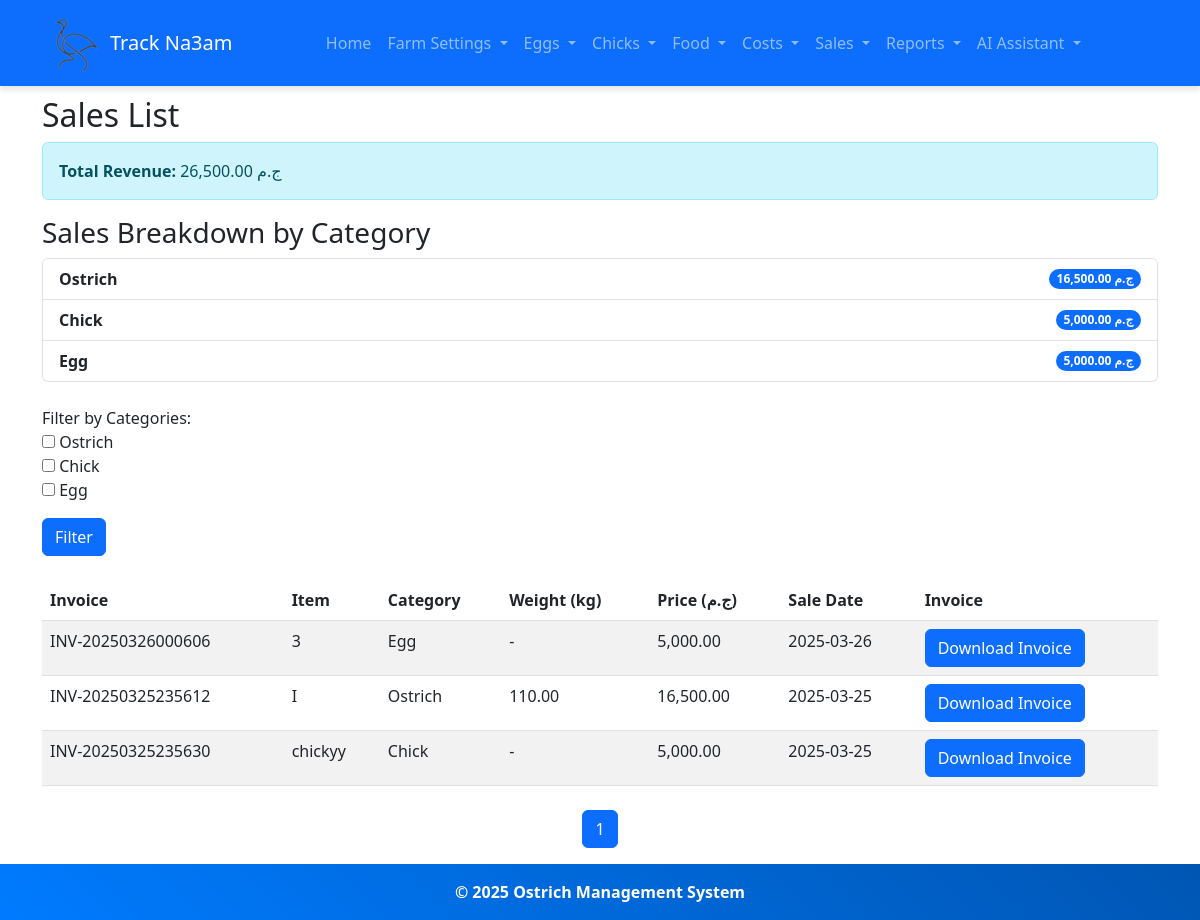
/sales/list/, run on the app's committed database.
### ostrich/models.py (models this page shows, shortened)
class EggSale(models.Model):
    egg = models.ForeignKey(Egg, on_delete=models.CASCADE)
    price = models.DecimalField(max_digits=10, decimal_places=2)
    sale_date = models.DateField(default=timezone.now)
    invoice_number = models.CharField(max_length=20, unique=True, blank=True)

class OstrichSale(models.Model):
    ostrich = models.ForeignKey(Ostrich, on_delete=models.CASCADE)
    weight_kg = models.DecimalField(max_digits=6, decimal_places=2)
    price = models.DecimalField(max_digits=10, decimal_places=2)
    sale_date = models.DateField(default=timezone.now)
    invoice_number = models.CharField(max_length=20, unique=True, blank=True)

class ChickSale(models.Model):
    chick = models.ForeignKey(Chick, on_delete=models.CASCADE)
    price = models.DecimalField(max_digits=10, decimal_places=2)
    sale_date = models.DateField(default=timezone.now)
    invoice_number = models.CharField(max_length=20, unique=True, blank=True)

### ostrich/views.py (the view)
# urls.py: path('sales/list/', views.sales_list, name='sales_list'),
def sales_list(request):
    ostrich_sales = OstrichSale.objects.all().values('id', 'invoice_number', 'ostrich__name', 'weight_kg', 'price', 'sale_date')
    chick_sales = ChickSale.objects.all().values('id', 'invoice_number', 'chick__name', 'price', 'sale_date')
    egg_sales = EggSale.objects.all().values('id', 'invoice_number', 'egg__egg_code', 'price', 'sale_date')
    all_sales = []
    for sale in ostrich_sales:
        all_sales.append({
            'id': sale['id'],
            'invoice_number': sale['invoice_number'],
            'item': sale['ostrich__name'],
            'weight': sale['weight_kg'],
            'price': sale['price'],
            'sale_date': sale['sale_date'],
            'category': 'Ostrich'
        })
    for sale in chick_sales:
        all_sales.append({
            'id': sale['id'],
            'invoice_number': sale['invoice_number'],
            'item': sale['chick__name'],
            'weight': None,  # Chicks do not have weight in sales
            'price': sale['price'],
            'sale_date': sale['sale_date'],
            'category': 'Chick'
        })
    for sale in egg_sales:
        all_sales.append({
            'id': sale['id'],
            'invoice_number': sale['invoice_number'],
            'item': sale['egg__egg_code'],
            'weight': None,  # Eggs do not have weight in sales
            'price': sale['price'],
            'sale_date': sale['sale_date'],
            'category': 'Egg'
        })
    selected_categories = request.GET.getlist('categories')
    if selected_categories:
        all_sales = [sale for sale in all_sales if sale['category'] in selected_categories]
    all_sales = sorted(all_sales, key=lambda x: x['sale_date'], reverse=True)
    paginator = Paginator(all_sales, 10)  # 10 sales per page
    page_number = request.GET.get('page')
    page_sales = paginator.get_page(page_number)
    total_revenue = sum(sale['price'] for sale in all_sales)
    category_totals = []
    for category in ['Ostrich', 'Chick', 'Egg']:
        category_total = sum(sale['price'] for sale in all_sales if sale['category'] == category)
        category_totals.append({'category_name': category, 'total': category_total})
    context = {
        'page_sales': page_sales,
        'total_revenue': total_revenue,
        'category_totals': category_totals,
        'selected_categories': selected_categories,
    }
    return render(request, 'sales/sales_list.html', context)

### templates/sales/sales_list.html (shortened to what this page needs)
{% extends 'base.html' %}
{% load humanize %}
{% block content %}
<h2>Sales List</h2>
<div class="alert alert-info">
    <strong>Total Revenue:</strong> {{ total_revenue|floatformat:2|intcomma }} ج.م
</div>
<h3>Sales Breakdown by Category</h3>
<ul class="list-group">
    {% for category_total in category_totals %}
    <li class="list-group-item d-flex justify-content-between align-items-center">
        <strong>{{ category_total.category_name }}</strong>
        <span class="badge bg-primary rounded-pill">{{ category_total.total|floatformat:2|intcomma }} ج.م</span>
    </li>
    {% endfor %}
</ul>
<form method="get" class="mt-4">
    <div class="mb-3">
        <label>Filter by Categories:</label><br>
        <input type="checkbox" name="categories" value="Ostrich" {% if "Ostrich" in selected_categories %}checked{% endif %}>
        <label>Ostrich</label><br>
        <input type="checkbox" name="categories" value="Chick" {% if "Chick" in selected_categories %}checked{% endif %}>
        <label>Chick</label><br>
        <input type="checkbox" name="categories" value="Egg" {% if "Egg" in selected_categories %}checked{% endif %}>
        <label>Egg</label><br>
    </div>
    <button type="submit" class="btn btn-primary">Filter</button>
</form>
<table class="table table-striped mt-4">
    <thead>
        <tr>
            <th>Invoice</th>
            <th>Item</th>
            <th>Category</th>
            <th>Weight (kg)</th>
            <th>Price (ج.م)</th>
            <th>Sale Date</th>
            <th>Invoice</th>
        </tr>
    </thead>
    <tbody>
        {% for sale in page_sales %}
        <tr>
            <td>{{ sale.invoice_number }}</td>
            <td>{{ sale.item }}</td>
            <td>{{ sale.category }}</td>
            <td>{% if sale.weight %}{{ sale.weight }}{% else %}-{% endif %}</td>
            <td>{{ sale.price|floatformat:2|intcomma }}</td>
            <td>{{ sale.sale_date|date:"Y-m-d" }}</td>
            <td>
                {% if sale.category == "Ostrich" %}
                    <a href="{% url 'generate_ostrich_invoice' sale.id %}" class="btn btn-primary">Download Invoice</a>
                {% elif sale.category == "Chick" %}
                    <a href="{% url 'generate_chick_invoice' sale.id %}" class="btn btn-primary">Download Invoice</a>
                {% elif sale.category == "Egg" %}
                    <a href="{% url 'generate_egg_invoice' sale.id %}" class="btn btn-primary">Download Invoice</a>
                {% endif %}
            </td>
        </tr>
        {% empty %}
        <tr>
            <td colspan="7" class="text-center">No sales recorded.</td>
        </tr>
        {% endfor %}
    </tbody>
</table>
<nav aria-label="Page navigation" class="mt-4">
    <ul class="pagination justify-content-center">
        <li class="page-item active"><span class="page-link">{{ page_sales.number }}</span></li>
    </ul>
</nav>
{% endblock %}

### ostrich/static/css/styles.css (style rules this page uses)
.btn { transition: all 0.3s ease-in-out; }

### data on the page
EggSale: invoice_number "INV-20250326000606", price "5,000.00", sale_date "2025-03-26"
OstrichSale: invoice_number "INV-20250325235612", weight "110.00", price "16,500.00", sale_date "2025-03-25"
ChickSale: invoice_number "INV-20250325235630", price "5,000.00", sale_date "2025-03-25"

### other printed values
{{ total_revenue|floatformat:2|intcomma }} "26,500.00"
{{ category_total.category_name }} "Ostrich" "Chick" "Egg"
{{ category_total.total|floatformat:2|intcomma }} "16,500.00" "5,000.00" "5,000.00"
{{ sale.item }} "3" "I" "chickyy"
{{ sale.category }} "Egg" "Ostrich" "Chick"
{{ page_sales.number }} "1"
